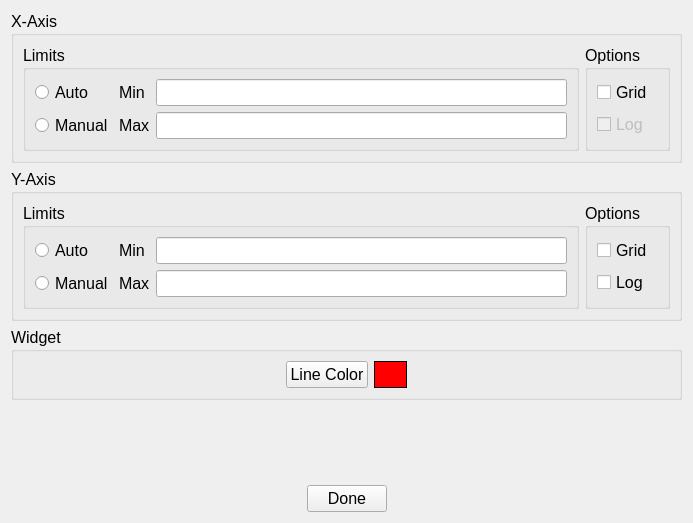
<?xml version="1.0" encoding="UTF-8"?>
<ui version="4.0">
 <class>PlotSettingsDialog</class>
 <widget class="QWidget" name="PlotSettingsDialog">
  <property name="geometry">
   <rect>
    <x>0</x>
    <y>0</y>
    <width>693</width>
    <height>523</height>
   </rect>
  </property>
  <property name="font">
   <font>
    <family>Ubuntu</family>
    <pointsize>12</pointsize>
   </font>
  </property>
  <property name="windowTitle">
   <string>Edit Plot Settings</string>
  </property>
  <layout class="QVBoxLayout" name="verticalLayout">
   <item>
    <widget class="QGroupBox" name="groupBox">
     <property name="title">
      <string>X-Axis</string>
     </property>
     <layout class="QHBoxLayout" name="horizontalLayout">
      <item>
       <widget class="QGroupBox" name="groupBox_2">
        <property name="title">
         <string>Limits</string>
        </property>
        <layout class="QGridLayout" name="gridLayout">
         <item row="0" column="0">
          <widget class="QRadioButton" name="rbXAuto">
           <property name="text">
            <string>Auto</string>
           </property>
          </widget>
         </item>
         <item row="0" column="1">
          <widget class="QLabel" name="label">
           <property name="text">
            <string>Min</string>
           </property>
          </widget>
         </item>
         <item row="0" column="2">
          <widget class="QLineEdit" name="txtXMin"/>
         </item>
         <item row="1" column="0">
          <widget class="QRadioButton" name="rbXManual">
           <property name="text">
            <string>Manual</string>
           </property>
          </widget>
         </item>
         <item row="1" column="1">
          <widget class="QLabel" name="label_2">
           <property name="text">
            <string>Max</string>
           </property>
          </widget>
         </item>
         <item row="1" column="2">
          <widget class="QLineEdit" name="txtXMax"/>
         </item>
        </layout>
       </widget>
      </item>
      <item>
       <widget class="QGroupBox" name="groupBox_3">
        <property name="title">
         <string>Options</string>
        </property>
        <layout class="QGridLayout" name="gridLayout_2">
         <item row="1" column="0">
          <widget class="QCheckBox" name="chkXLog">
           <property name="enabled">
            <bool>false</bool>
           </property>
           <property name="text">
            <string>Log</string>
           </property>
          </widget>
         </item>
         <item row="0" column="0">
          <widget class="QCheckBox" name="chkXGrid">
           <property name="text">
            <string>Grid</string>
           </property>
          </widget>
         </item>
        </layout>
       </widget>
      </item>
     </layout>
    </widget>
   </item>
   <item>
    <widget class="QGroupBox" name="groupBox_4">
     <property name="title">
      <string>Y-Axis</string>
     </property>
     <layout class="QHBoxLayout" name="horizontalLayout_2">
      <item>
       <widget class="QGroupBox" name="groupBox_5">
        <property name="title">
         <string>Limits</string>
        </property>
        <layout class="QGridLayout" name="gridLayout_3">
         <item row="0" column="0">
          <widget class="QRadioButton" name="rbYAuto">
           <property name="text">
            <string>Auto</string>
           </property>
          </widget>
         </item>
         <item row="0" column="1">
          <widget class="QLabel" name="label_3">
           <property name="text">
            <string>Min</string>
           </property>
          </widget>
         </item>
         <item row="0" column="2">
          <widget class="QLineEdit" name="txtYMin"/>
         </item>
         <item row="1" column="0">
          <widget class="QRadioButton" name="rbYManual">
           <property name="text">
            <string>Manual</string>
           </property>
          </widget>
         </item>
         <item row="1" column="1">
          <widget class="QLabel" name="label_4">
           <property name="text">
            <string>Max</string>
           </property>
          </widget>
         </item>
         <item row="1" column="2">
          <widget class="QLineEdit" name="txtYMax"/>
         </item>
        </layout>
       </widget>
      </item>
      <item>
       <widget class="QGroupBox" name="groupBox_6">
        <property name="title">
         <string>Options</string>
        </property>
        <layout class="QGridLayout" name="gridLayout_4">
         <item row="1" column="0">
          <widget class="QCheckBox" name="chkYLog">
           <property name="text">
            <string>Log</string>
           </property>
          </widget>
         </item>
         <item row="0" column="0">
          <widget class="QCheckBox" name="chkYGrid">
           <property name="text">
            <string>Grid</string>
           </property>
          </widget>
         </item>
        </layout>
       </widget>
      </item>
     </layout>
    </widget>
   </item>
   <item>
    <widget class="QGroupBox" name="groupBox_7">
     <property name="title">
      <string>Widget</string>
     </property>
     <layout class="QHBoxLayout" name="horizontalLayout_4">
      <item>
       <spacer name="horizontalSpacer">
        <property name="orientation">
         <enum>Qt::Horizontal</enum>
        </property>
        <property name="sizeHint" stdset="0">
         <size>
          <width>40</width>
          <height>20</height>
         </size>
        </property>
       </spacer>
      </item>
      <item>
       <widget class="QPushButton" name="btnColor">
        <property name="text">
         <string>Line Color</string>
        </property>
       </widget>
      </item>
      <item>
       <widget class="QLabel" name="lblColor">
        <property name="styleSheet">
         <string notr="true">padding: 0 11; background-color: red</string>
        </property>
        <property name="frameShape">
         <enum>QFrame::Box</enum>
        </property>
        <property name="text">
         <string/>
        </property>
        <property name="margin">
         <number>0</number>
        </property>
       </widget>
      </item>
      <item>
       <spacer name="horizontalSpacer_2">
        <property name="orientation">
         <enum>Qt::Horizontal</enum>
        </property>
        <property name="sizeHint" stdset="0">
         <size>
          <width>243</width>
          <height>20</height>
         </size>
        </property>
       </spacer>
      </item>
     </layout>
    </widget>
   </item>
   <item>
    <spacer name="verticalSpacer">
     <property name="orientation">
      <enum>Qt::Vertical</enum>
     </property>
     <property name="sizeHint" stdset="0">
      <size>
       <width>20</width>
       <height>17</height>
      </size>
     </property>
    </spacer>
   </item>
   <item>
    <layout class="QHBoxLayout" name="horizontalLayout_3">
     <item>
      <spacer name="horizontalSpacer_3">
       <property name="orientation">
        <enum>Qt::Horizontal</enum>
       </property>
       <property name="sizeHint" stdset="0">
        <size>
         <width>40</width>
         <height>20</height>
        </size>
       </property>
      </spacer>
     </item>
     <item>
      <widget class="QPushButton" name="btnDone">
       <property name="text">
        <string>Done</string>
       </property>
      </widget>
     </item>
     <item>
      <spacer name="horizontalSpacer_4">
       <property name="orientation">
        <enum>Qt::Horizontal</enum>
       </property>
       <property name="sizeHint" stdset="0">
        <size>
         <width>40</width>
         <height>20</height>
        </size>
       </property>
      </spacer>
     </item>
    </layout>
   </item>
  </layout>
 </widget>
 <resources/>
 <connections/>
</ui>
